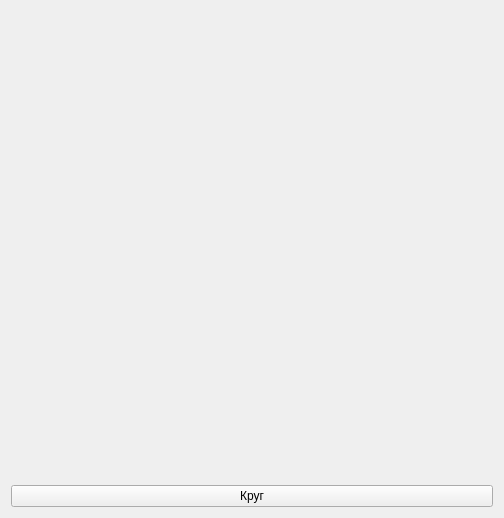
<?xml version="1.0" encoding="UTF-8"?>
<ui version="4.0">
 <class>Form</class>
 <widget class="QWidget" name="Form">
  <property name="geometry">
   <rect>
    <x>0</x>
    <y>0</y>
    <width>504</width>
    <height>518</height>
   </rect>
  </property>
  <property name="windowTitle">
   <string>Form</string>
  </property>
  <layout class="QVBoxLayout" name="verticalLayout">
   <item>
    <spacer name="verticalSpacer">
     <property name="orientation">
      <enum>Qt::Vertical</enum>
     </property>
     <property name="sizeHint" stdset="0">
      <size>
       <width>20</width>
       <height>40</height>
      </size>
     </property>
    </spacer>
   </item>
   <item>
    <widget class="QPushButton" name="pushButton">
     <property name="text">
      <string>Круг</string>
     </property>
    </widget>
   </item>
  </layout>
 </widget>
 <resources/>
 <connections/>
</ui>
